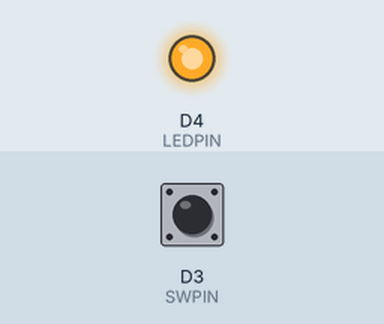
Bench run of a sketch on a simulated ESP8266 (NodeMCU). Shown: output pins drawn as LEDs (lit = HIGH). The test bench sets the inputs (shaded band); at power-on: D3 (SWPIN) LOW.

Above: at 1.2 s.
1.3 s: D3 (SWPIN) pulled HIGH for 0.15 s
At 1.37 s:
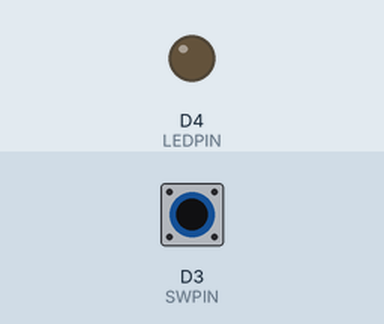
2.9 s: D3 (SWPIN) pulled HIGH for 3.2 s
At 6.9 s:
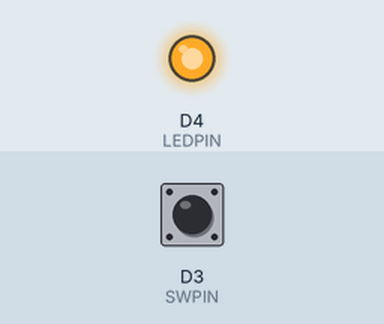
Timing chart, 0 to 8.4 s (numbered marks = the images above; inputs shaded):
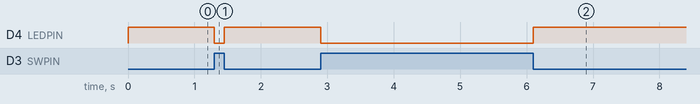

The sketch:

L04-Switch.ino
```cpp
#define SWPIN D3
#define LEDPIN LED_BUILTIN

void setup() {
  pinMode(LEDPIN, OUTPUT); // Set as output
  pinMode(SWPIN, INPUT);   // Set as input
}

void loop(){
  if (digitalRead(SWPIN) == HIGH){
    digitalWrite(LEDPIN,LOW);
  }
  else{
    digitalWrite(LEDPIN,HIGH);
  }
}
```

Measured:
- after the input at 1.3 s, D4 (LEDPIN): HIGH → LOW at once, → HIGH 0.15 s later
- after the input at 2.9 s, D4 (LEDPIN): HIGH → LOW at once, → HIGH 3.2 s later
